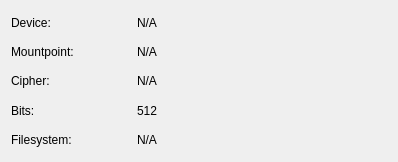
<?xml version="1.0" encoding="UTF-8"?>
<ui version="4.0">
 <class>WizardPage</class>
 <widget class="QWizardPage" name="WizardPage">
  <property name="geometry">
   <rect>
    <x>0</x>
    <y>0</y>
    <width>398</width>
    <height>162</height>
   </rect>
  </property>
  <property name="windowTitle">
   <string>WizardPage</string>
  </property>
  <layout class="QVBoxLayout" name="verticalLayout">
   <item>
    <layout class="QGridLayout" name="gridLayout">
     <item row="0" column="0">
      <widget class="QLabel" name="label_3">
       <property name="text">
        <string>Device:</string>
       </property>
      </widget>
     </item>
     <item row="0" column="1">
      <widget class="QLabel" name="device">
       <property name="minimumSize">
        <size>
         <width>250</width>
         <height>0</height>
        </size>
       </property>
       <property name="text">
        <string>N/A</string>
       </property>
      </widget>
     </item>
     <item row="1" column="0">
      <widget class="QLabel" name="label_5">
       <property name="text">
        <string>Mountpoint:</string>
       </property>
      </widget>
     </item>
     <item row="1" column="1">
      <widget class="QLabel" name="mount">
       <property name="text">
        <string>N/A</string>
       </property>
      </widget>
     </item>
     <item row="2" column="0">
      <widget class="QLabel" name="label_7">
       <property name="text">
        <string>Cipher:</string>
       </property>
      </widget>
     </item>
     <item row="2" column="1">
      <widget class="QLabel" name="cipher">
       <property name="text">
        <string>N/A</string>
       </property>
      </widget>
     </item>
     <item row="3" column="0">
      <widget class="QLabel" name="label_9">
       <property name="text">
        <string>Bits:</string>
       </property>
      </widget>
     </item>
     <item row="3" column="1">
      <widget class="QLabel" name="bits">
       <property name="text">
        <string>512</string>
       </property>
      </widget>
     </item>
     <item row="4" column="0">
      <widget class="QLabel" name="label_11">
       <property name="text">
        <string>Filesystem:</string>
       </property>
      </widget>
     </item>
     <item row="4" column="1">
      <widget class="QLabel" name="FS">
       <property name="text">
        <string>N/A</string>
       </property>
      </widget>
     </item>
    </layout>
   </item>
  </layout>
 </widget>
 <resources/>
 <connections/>
</ui>
